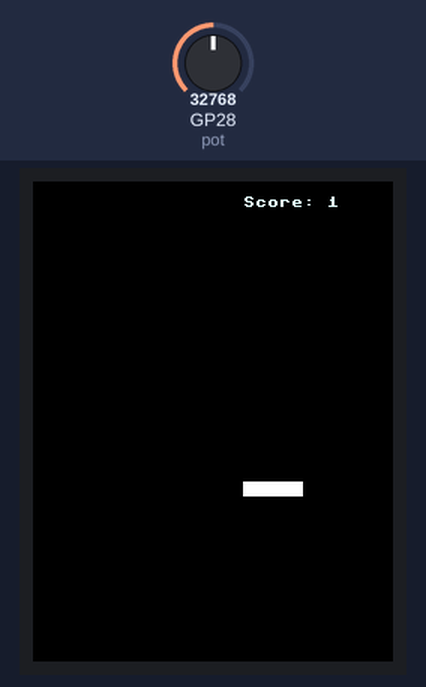
Recording of a program running on a simulated Raspberry Pi Pico running MicroPython. Shown: 240×320 colour display. Inputs (shaded band) come from the test bench; at power-on: GP28 (pot) = 32768 (analog values on the 0–65535 scale). Library files of the repository ran but are not shown: ILI9341.py.

Above: at 1.7 s.
1.8 s: GP28 (pot) set to 19660
At 1.96 s:
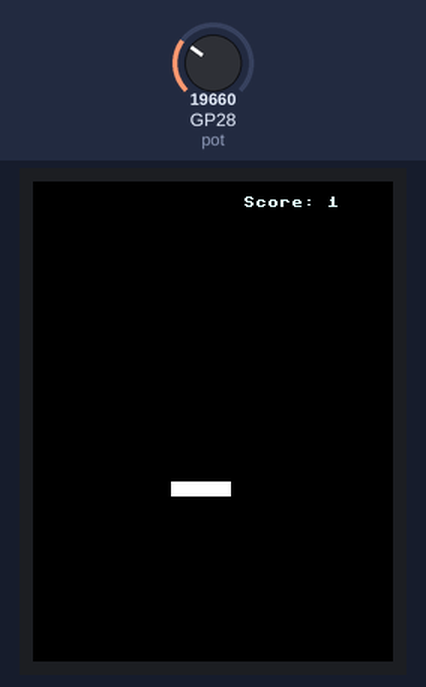
3.3 s: GP28 (pot) set to 57670
At 4.5 s:
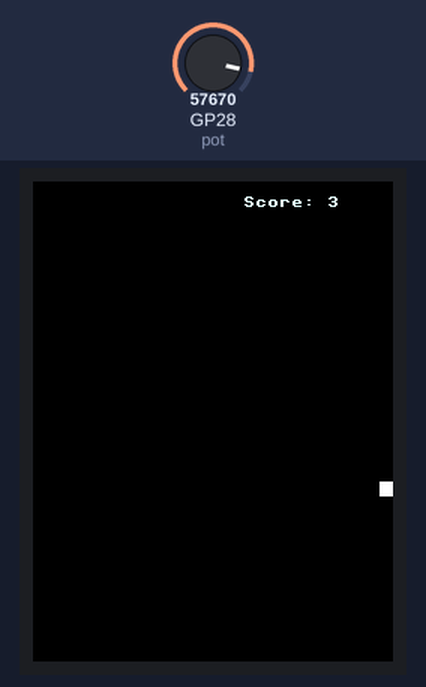
4.8 s: GP28 (pot) set to 65535
At 6.3 s:
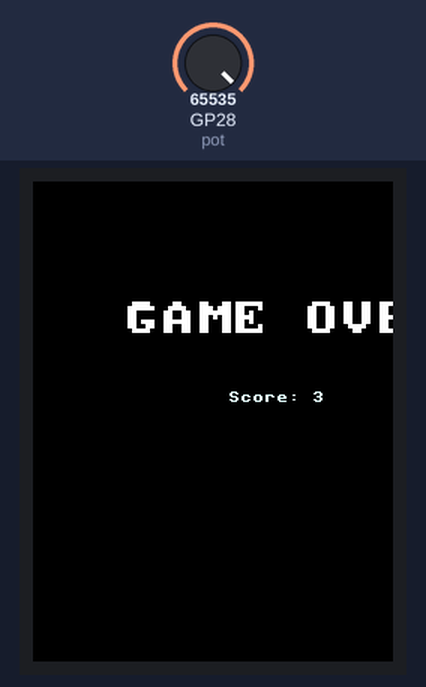
Timing chart, 0 to 7.8 s (numbered marks = the images above; inputs shaded):
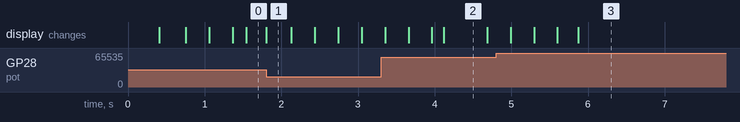

The program:

arcanoid.py
```python
from machine import Pin, SPI, ADC, freq
from utime import sleep_ms
from libs.ILI9341 import Display, color565

# Set the CPU frequency
freq(270000000)

# Initialize peripherals
pot = ADC(28)
bg_color = color565(0, 0, 0)         # Background color (black)
board_color = color565(255, 255, 255) # Square and paddle color (white)
text_color = color565(255, 255, 255) # Game over text color (white)

# Initialize SPI and Display with corrected pin settings
spi = SPI(1, baudrate=40000000, sck=Pin(10), mosi=Pin(11))
display = Display(spi, dc=Pin(14), cs=Pin(15), rst=Pin(13), width=320, height=240)
display.clear()
# Initialize game variables
def initialize_game():
    global lastPos, posy, posx, dry, drx, ground, top, sideR, sideL, s, paddle_width, paddle_y, game_running
    lastPos = int(pot.read_u16() / 65536 * 240)
    posy, posx = 30, 10
    dry, drx = 1, 1
    ground, top = 230, 30
    sideR, sideL = 300, 10
    s = 0
    paddle_width = 40
    paddle_y = 200
    game_running = True  # Flag to control the game loop
    display.clear()
    score(s)  # Draw initial score

# Function to display score
def score(sc):
    display.fill_vrect(140, 10, 60, 10, bg_color)  # Clear previous score
    display.draw_text8x8(140, 10, f"Score: {sc}", board_color)

# Byte array for "GAME OVER" message in 8x8 bitmap format (scaled up)
game_over_bitmap = [
    # G (updated to be bolder)
    0b00111100, 0b01111110, 0b01100000, 0b01100000, 0b01101110, 0b01100110, 0b00111100, 0b00000000,
    # A
    0b00011000, 0b00111100, 0b01100110, 0b01100110, 0b01111110, 0b01100110, 0b01100110, 0b00000000,
    # M
    0b01100011, 0b01110111, 0b01111111, 0b01101011, 0b01100011, 0b01100011, 0b01100011, 0b00000000,
    # E
    0b01111110, 0b01100010, 0b01101000, 0b01111000, 0b01101000, 0b01100010, 0b01111110, 0b00000000,
    # Space
    0b00000000, 0b00000000, 0b00000000, 0b00000000, 0b00000000, 0b00000000, 0b00000000, 0b00000000,
    # O
    0b00111100, 0b01100110, 0b01100110, 0b01100110, 0b01100110, 0b01100110, 0b00111100, 0b00000000,
    # V
    0b01100110, 0b01100110, 0b01100110, 0b01100110, 0b01100110, 0b00111100, 0b00011000, 0b00000000,
    # E
    0b01111110, 0b01100010, 0b01101000, 0b01111000, 0b01101000, 0b01100010, 0b01111110, 0b00000000,
    # R
    0b01111100, 0b01100110, 0b01100110, 0b01111100, 0b01101100, 0b01100110, 0b01100110, 0b00000000,
]
# Function to display a large "GAME OVER" message using the bitmap
def draw_large_bitmap(x, y, bitmap, color, scale=3):
    for char_index in range(len(bitmap) // 8):
        char_x = x + char_index * 8 * scale
        for row in range(8):
            row_data = bitmap[char_index * 8 + row]
            for col in range(8):
                if row_data & (1 << (7 - col)):  # Check each bit
                    display.fill_vrect(char_x + col * scale, y + row * scale, scale, scale, color)

# Function to display game over block with score
def game_over(final_score):
    # Draw "GAME OVER" bitmap with a scale factor of 3, without a background
    draw_large_bitmap(60, 80, game_over_bitmap, text_color, scale=3)
    # Display the final score below the "GAME OVER" message
    display.fill_vrect(140, 10, 70, 10, bg_color)
    display.draw_text8x8(130, 140, f"Score: {s}", board_color)
    # Rest for 2 seconds after displaying game over
    sleep_ms(2000)
    initialize_game()  # Restart the game after 2 seconds

# Initialize the game
initialize_game()

# Main game loop
while True:  # Continuous loop to allow game restart
    while game_running:  # Use the flag to control the loop
        # Read potentiometer and calculate new paddle position
        pot_value = pot.read_u16()
        posD = 20 + int(pot_value / 273)

        # Clear previous position of the square
        display.fill_vrect(posx, posy, 10, 10, bg_color)  # Erase the square at the old position

        # Update square position with halved speed
        posy += dry * 5
        posx += drx * 5

        # Check if the box hits the ground
        if posy > ground:
            game_over(s)  # Display game over with the final score
            continue  # Restart the game after game over

        # Bounce off top boundaries
        if posy < top:
            dry = -dry
            posy = top  # Ensure it doesn't go beyond

        # Bounce off the paddle (if collision is detected)
        if posy + 10 >= paddle_y and posy <= paddle_y + 10:
            if posx + 10 >= posD and posx <= posD + paddle_width:
                dry = -dry
                posy = paddle_y - 10  # Reposition above paddle
                s += 1  # Increment score on successful bounce
                score(s)  # Update score display

        # Bounce off side boundaries
        if posx > sideR:
            drx = -drx
            posx = sideR  # Ensure it doesn't go beyond
        elif posx < sideL:
            drx = -drx
            posx = sideL  # Ensure it doesn't go beyond

        # Draw new position of the square
        display.fill_vrect(posx, posy, 10, 10, board_color)

        # Update paddle position only if it has moved significantly
        if abs(posD - lastPos) > 5:
            display.fill_hrect(lastPos, paddle_y, paddle_width, 10, bg_color)  # Clear previous paddle
            display.fill_hrect(posD, paddle_y, paddle_width, 10, board_color)  # Draw new paddle
            lastPos = posD  # Update last known paddle position

        # Reduce sleep time for more responsive movement
        sleep_ms(20)
```
